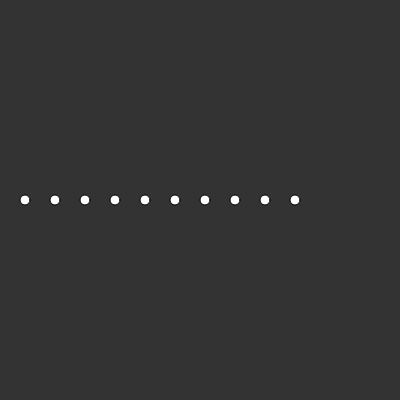
Frame 1 (no input)
Frame 60 (no input): identical to frame 1, image omitted
Frame 120 (the mouse pressed at the canvas centre since frame 60): identical to frame 1, image omitted

The p5.js sketch that drew this single still picture (run headless with seeded random() and noise() and a simulated clock; from frame 60 on, the mouse is pressed at the canvas centre):

// p5.js sketch
// ── sketch.js
var donuts = [];

function setup()
{
  createCanvas(400, 400);

  for(var i = 0; i < 10; i++)
  {
    donuts[i] = new Donut(25+(i*30),200, 25)
  }
}

function draw()
{
  background(51);

  for(var i = 0; i < 10; i++)
  {
    donuts[i].show();
  }
}

// ── Donut.js
function Donut(x,y)
{
  this.x = x;
  this.y = y;
  this.show = function()
  {
    push();
    ellipse(this.x,this.y, 10,10)
    pop();
  }
}

// ── Shark.js
function Shark()
{
  this.x = 50;
  this.y = 300;
  this.show = function()
  {
    push();
    ellipse(this.x,this.y, 10,10)
    pop();
  }
}
